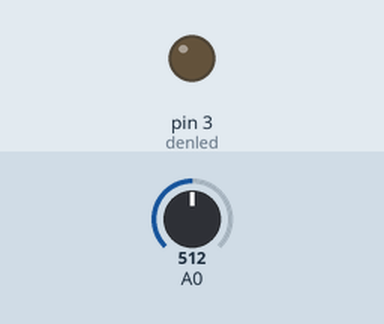
Simulated run of this sketch. Board: Arduino Uno, built with avr-gcc and run on an emulated ATmega328P. On the bench: output pins drawn as LEDs (lit = HIGH). Dashed ring = blinking. Inputs (shaded band) come from the test bench; at power-on: A0 = 512.

Above: at 1.1 s.
At 2.9 s:
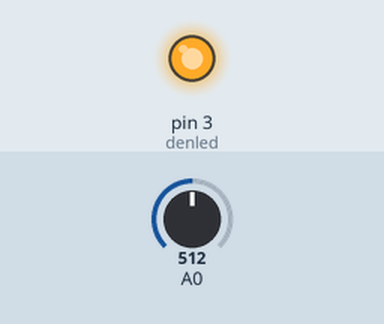
3.0 s: A0 set to 122
6.5 s: A0 set to 0
At 6.95 s:
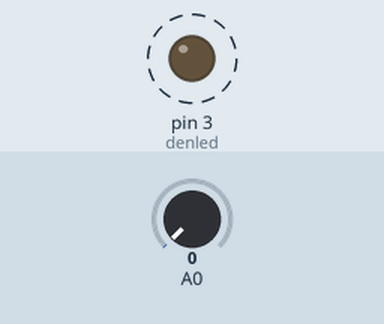
Timing chart, 0 to 16.0 s (numbered marks = the images above; inputs shaded):
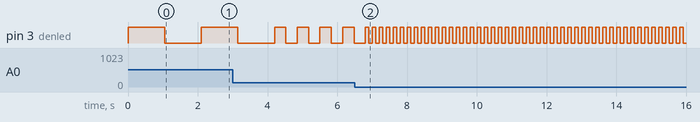

The sketch:

bien_tro.ino
```cpp
int denled=3;
void setup() {
  Serial.begin(9600);
  pinMode(denled,OUTPUT);
}
void loop() {
  int docbientro=analogRead(A0);
  int x=map(docbientro,0,1023,100,2000);
  digitalWrite(denled,HIGH);
  delay(x);
  digitalWrite(denled,LOW);
  delay(x);
}
```

Measured:
- after the input at 6.5 s, pin 3 (denled): alternates HIGH for 0.10 s and LOW for 0.10 s, starting after 0.41 s
- by itself, pin 3 (denled): repeats every 0.65 s: HIGH 0.33 s, LOW 0.33 s
